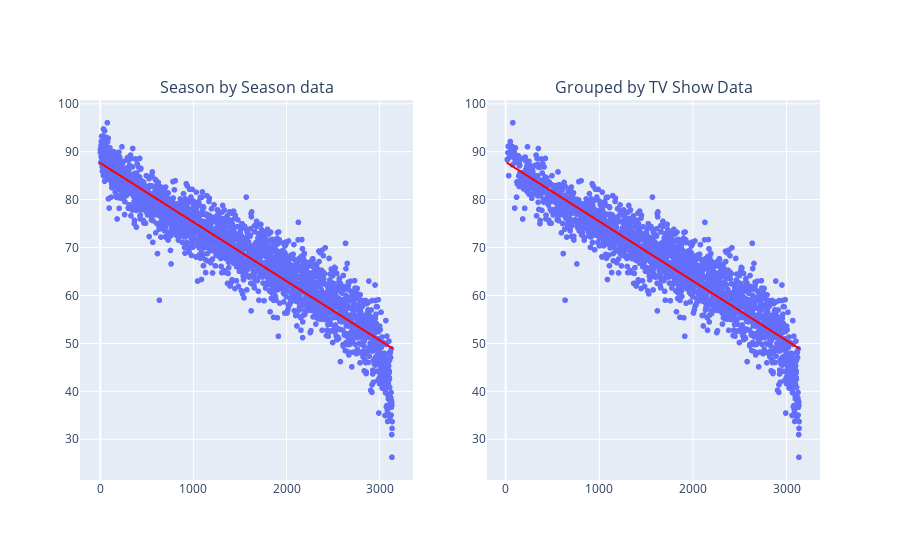

Write notebook code for a chart like this one.
### Markdown cell above
### What do we see?
- The Score is  proportional to the rank, which is not great because we would want recommendations not be only a mere reflection of the meta score/rank, but also to capture an idiosyncratic component based on our preferences.
- However, for extreme values, and most interestingly for high ranks, which are the most likely recommendations, the linear relationship seems to break down

### Code cell
fig = make_subplots(rows=1, cols=2, subplot_titles=("Season by Season data","Grouped by TV Show Data"))

fig.append_trace(list(px.scatter(df_merged, x='rank', y='user match',trendline = "ols",trendline_color_override="red", height = 350).select_traces())[0],
                           row=1, col=1)
fig.append_trace(list(px.scatter(df_merged, x='rank', y='user match',trendline = "ols",trendline_color_override="red", height = 350).select_traces())[1],
                           row=1, col=1)
fig.append_trace(list(px.scatter(df_grouped, x='rank', y='user match',trendline = "ols",trendline_color_override="red", height = 350).select_traces())[0],
                           row=1, col=2)
fig.append_trace(list(px.scatter(df_grouped, x='rank', y='user match',trendline = "ols",trendline_color_override="red", height = 350).select_traces())[1],
                           row=1, col=2)
fig.show()

### Figure 1 — Plotly figure (JSON) as saved in the notebook; plotly's stock layout.template omitted (floating-point values rounded to 4 significant figures; data arrays with more than 128 entries replaced by an {"elided": "..."} marker saying what was removed)
{"data": [{"hovertemplate": "rank=%{x}<br>user match=%{y}<extra></extra>", "legendgroup": "", "marker": {"color": "#636efa", "symbol": "circle"}, "mode": "markers", "name": "", "showlegend": false, "type": "scattergl", "x": {"elided": "2404 int values"}, "xaxis": "x", "y": {"elided": "2404 float values"}, "yaxis": "y"}, {"hovertemplate": "<b>OLS trendline</b><br>user match = -0.0123105 * rank + 87.6586<br>R<sup>2</sup>=0.883155<br><br>rank=%{x}<br>user match=%{y} <b>(trend)</b><extra></extra>", "legendgroup": "", "line": {"color": "red"}, "marker": {"color": "#636efa", "symbol": "circle"}, "mode": "lines", "name": "", "showlegend": false, "type": "scattergl", "x": {"elided": "2404 int values"}, "xaxis": "x", "y": {"elided": "2404 float values"}, "yaxis": "y"}, {"hovertemplate": "rank=%{x}<br>user match=%{y}<extra></extra>", "legendgroup": "", "marker": {"color": "#636efa", "symbol": "circle"}, "mode": "markers", "name": "", "showlegend": false, "type": "scattergl", "x": {"elided": "2053 float values"}, "xaxis": "x2", "y": {"elided": "2053 float values"}, "yaxis": "y2"}, {"hovertemplate": "<b>OLS trendline</b><br>user match = -0.0124037 * rank + 87.8733<br>R<sup>2</sup>=0.869573<br><br>rank=%{x}<br>user match=%{y} <b>(trend)</b><extra></extra>", "legendgroup": "", "line": {"color": "red"}, "marker": {"color": "#636efa", "symbol": "circle"}, "mode": "lines", "name": "", "showlegend": false, "type": "scattergl", "x": {"elided": "2053 float values"}, "xaxis": "x2", "y": {"elided": "2053 float values"}, "yaxis": "y2"}], "layout": {"annotations": [{"font": {"size": 16}, "showarrow": false, "text": "Season by Season data", "x": 0.225, "xanchor": "center", "xref": "paper", "y": 1, "yanchor": "bottom", "yref": "paper"}, {"font": {"size": 16}, "showarrow": false, "text": "Grouped by TV Show Data", "x": 0.775, "xanchor": "center", "xref": "paper", "y": 1, "yanchor": "bottom", "yref": "paper"}], "xaxis": {"anchor": "y", "domain": [0, 0.45]}, "xaxis2": {"anchor": "y2", "domain": [0.55, 1]}, "yaxis": {"anchor": "x", "domain": [0, 1]}, "yaxis2": {"anchor": "x2", "domain": [0, 1]}}}
